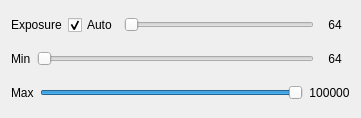
     <widget class="QWidget" name="layoutWidget_4">
      <property name="geometry">
       <rect>
        <x>70</x>
        <y>160</y>
        <width>361</width>
        <height>118</height>
       </rect>
      </property>
      <layout class="QVBoxLayout" name="verticalLayout_44">
       <item>
        <layout class="QHBoxLayout" name="horizontalLayout_135">
         <item>
          <widget class="QLabel" name="label_exposure_allied_wide">
           <property name="text">
            <string>Exposure</string>
           </property>
          </widget>
         </item>
         <item>
          <widget class="QCheckBox" name="checkBox_allied_wide_exposure">
           <property name="text">
            <string>Auto</string>
           </property>
           <property name="checked">
            <bool>true</bool>
           </property>
          </widget>
         </item>
         <item>
          <widget class="QSlider" name="horizontalSlider_allied_wide_exposure">
           <property name="enabled">
            <bool>false</bool>
           </property>
           <property name="minimum">
            <number>64</number>
           </property>
           <property name="maximum">
            <number>100000</number>
           </property>
           <property name="singleStep">
            <number>1</number>
           </property>
           <property name="pageStep">
            <number>10</number>
           </property>
           <property name="value">
            <number>64</number>
           </property>
           <property name="orientation">
            <enum>Qt::Horizontal</enum>
           </property>
          </widget>
         </item>
         <item>
          <widget class="QLabel" name="label_exposure_allied_wide_val">
           <property name="minimumSize">
            <size>
             <width>30</width>
             <height>0</height>
            </size>
           </property>
           <property name="text">
            <string>64</string>
           </property>
           <property name="alignment">
            <set>Qt::AlignCenter</set>
           </property>
          </widget>
         </item>
        </layout>
       </item>
       <item>
        <layout class="QHBoxLayout" name="horizontalLayout_144">
         <item>
          <widget class="QLabel" name="label_exposure_min_allied_wide">
           <property name="text">
            <string>Min</string>
           </property>
          </widget>
         </item>
         <item>
          <widget class="QSlider" name="horizontalSlider_allied_wide_min_exposure">
           <property name="enabled">
            <bool>true</bool>
           </property>
           <property name="minimum">
            <number>64</number>
           </property>
           <property name="maximum">
            <number>100000</number>
           </property>
           <property name="singleStep">
            <number>1</number>
           </property>
           <property name="pageStep">
            <number>10</number>
           </property>
           <property name="value">
            <number>64</number>
           </property>
           <property name="orientation">
            <enum>Qt::Horizontal</enum>
           </property>
          </widget>
         </item>
         <item>
          <widget class="QLabel" name="label_exposure_min_allied_wide_val">
           <property name="minimumSize">
            <size>
             <width>30</width>
             <height>0</height>
            </size>
           </property>
           <property name="text">
            <string>64</string>
           </property>
           <property name="alignment">
            <set>Qt::AlignCenter</set>
           </property>
          </widget>
         </item>
        </layout>
       </item>
       <item>
        <layout class="QHBoxLayout" name="horizontalLayout_145">
         <item>
          <widget class="QLabel" name="label_exposure_max_allied_wide">
           <property name="text">
            <string>Max</string>
           </property>
          </widget>
         </item>
         <item>
          <widget class="QSlider" name="horizontalSlider_allied_wide_max_exposure">
           <property name="enabled">
            <bool>true</bool>
           </property>
           <property name="minimum">
            <number>64</number>
           </property>
           <property name="maximum">
            <number>100000</number>
           </property>
           <property name="singleStep">
            <number>1</number>
           </property>
           <property name="pageStep">
            <number>10</number>
           </property>
           <property name="value">
            <number>100000</number>
           </property>
           <property name="orientation">
            <enum>Qt::Horizontal</enum>
           </property>
          </widget>
         </item>
         <item>
          <widget class="QLabel" name="label_exposure_max_allied_wide_val">
           <property name="minimumSize">
            <size>
             <width>30</width>
             <height>0</height>
            </size>
           </property>
           <property name="text">
            <string>100000</string>
           </property>
           <property name="alignment">
            <set>Qt::AlignCenter</set>
           </property>
          </widget>
         </item>
        </layout>
       </item>
      </layout>
     </widget>
